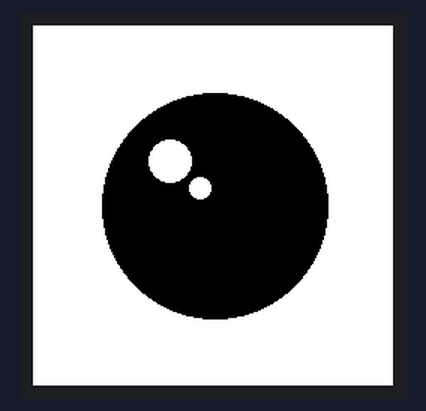
Bench run of a program on a simulated ESP32. On the bench: 240×240 colour display. What the program prints to the serial monitor is not drawn.

Above: at 1.37 s.
At 2.9 s:
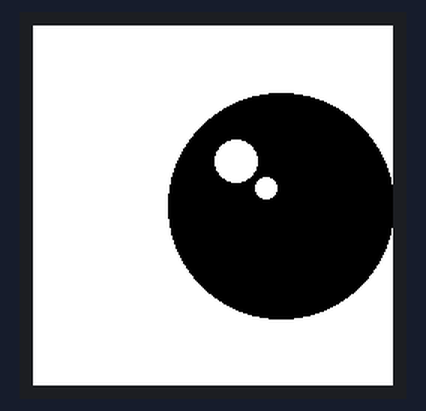
At 5.4 s:
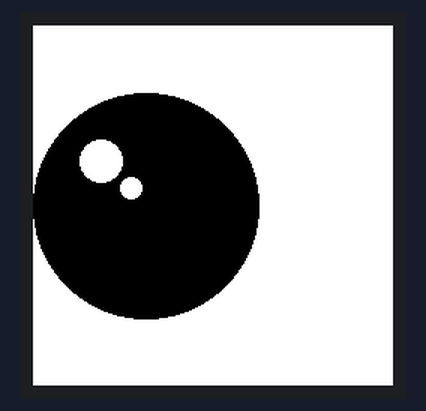
At 7.8 s:
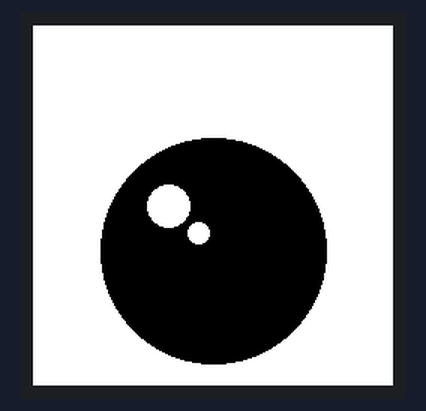
At 10.1 s:
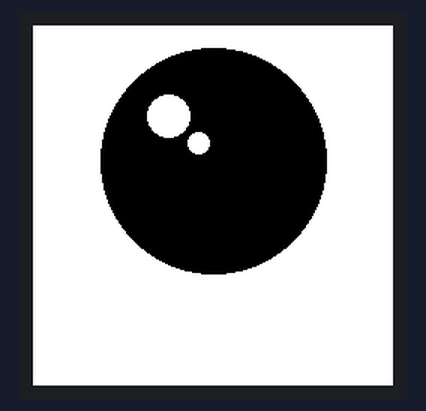
At 14.1 s:
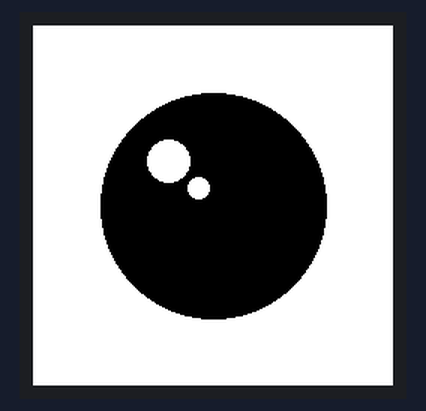

The program:

main.cpp
```cpp
#include <Arduino.h>
#include <TFT_eSPI.h>

#define TFT_CS_LEFT  5
#define TFT_CS_RIGHT 15

TFT_eSPI tft = TFT_eSPI();
TFT_eSprite eye = TFT_eSprite(&tft);

const int CENTER = 120;
const int IRIS_RADIUS = 75;
const int BIG_HL_RADIUS = 14;
const int SMALL_HL_RADIUS = 7;
const int HL_OFFSET = (int)(IRIS_RADIUS * 0.4);
const int MAX_OFFSET_X = 45;
const int MAX_OFFSET_Y = 30;

int iris_x = 0;
int iris_y = 0;

// Helper: activate one eye for drawing
void selectEye(int csPin) {
  digitalWrite(TFT_CS_LEFT,  csPin == TFT_CS_LEFT  ? LOW : HIGH);
  digitalWrite(TFT_CS_RIGHT, csPin == TFT_CS_RIGHT ? LOW : HIGH);
}

// Activate BOTH eyes (they receive the same data simultaneously)
void selectBoth() {
  digitalWrite(TFT_CS_LEFT,  LOW);
  digitalWrite(TFT_CS_RIGHT, LOW);
}

void deselectAll() {
  digitalWrite(TFT_CS_LEFT,  HIGH);
  digitalWrite(TFT_CS_RIGHT, HIGH);
}

void drawEyeIntoSprite(int offsetX, int offsetY) {
  int cx = CENTER + offsetX;
  int cy = CENTER + offsetY;
  eye.fillSprite(TFT_WHITE);
  eye.fillCircle(cx, cy, IRIS_RADIUS, TFT_BLACK);
  eye.fillCircle(cx - HL_OFFSET, cy - HL_OFFSET, BIG_HL_RADIUS, TFT_WHITE);
  eye.fillCircle(cx - HL_OFFSET + 20, cy - HL_OFFSET + 18, SMALL_HL_RADIUS, TFT_WHITE);
}

void pushToBothEyes() {
  selectBoth();        // both screens listen
  eye.pushSprite(0, 0);
  deselectAll();
}

void lookAtBoth(int targetX, int targetY) {
  int startX = iris_x;
  int startY = iris_y;
  int steps = 8;

  for (int i = 1; i <= steps; i++) {
    float progress = (float)i / steps;
    float eased = progress * progress * (3 - 2 * progress);
    int newX = startX + (int)((targetX - startX) * eased);
    int newY = startY + (int)((targetY - startY) * eased);

    drawEyeIntoSprite(newX, newY);
    pushToBothEyes();

    iris_x = newX;
    iris_y = newY;
    delay(50);
  }
}

void blinkBoth() {
  eye.fillSprite(TFT_BLACK);
  pushToBothEyes();
  delay(80);
  drawEyeIntoSprite(iris_x, iris_y);
  pushToBothEyes();
}

void setup() {
  Serial.begin(115200);
  delay(500);
  Serial.println("Two-eye Totoro starting...");

  // Manually configure both CS pins as outputs, default HIGH (deselected)
  pinMode(TFT_CS_LEFT,  OUTPUT);
  pinMode(TFT_CS_RIGHT, OUTPUT);
  deselectAll();

  // Initialize each display — needs CS active for that display during init
  selectEye(TFT_CS_LEFT);
  tft.init();
  tft.setRotation(0);
  tft.fillScreen(TFT_WHITE);

  selectEye(TFT_CS_RIGHT);
  tft.init();
  tft.setRotation(0);
  tft.fillScreen(TFT_WHITE);

  deselectAll();

  eye.setColorDepth(8);
  eye.createSprite(240, 240);

  if (eye.created()) {
    Serial.printf("Sprite OK, free heap=%u, largest=%u\n",
                  ESP.getFreeHeap(), ESP.getMaxAllocHeap());
  } else {
    Serial.println("ERROR: Sprite creation failed");
  }

  drawEyeIntoSprite(0, 0);
  pushToBothEyes();
  Serial.println("Both eyes ready");
}

void loop() {
  lookAtBoth(MAX_OFFSET_X, 0);
  delay(700);
  lookAtBoth(-MAX_OFFSET_X, 0);
  delay(700);
  lookAtBoth(0, MAX_OFFSET_Y);
  delay(500);
  lookAtBoth(0, -MAX_OFFSET_Y);
  delay(500);
  lookAtBoth(0, 0);
  delay(1200);
  blinkBoth();
  delay(1500);
}
```

Measured:
- by itself, everything shown: repeats every 14.4 s, in 42 steps
- what the display in image 1 shows lasts 0.9 s, from 2.8 s to 3.7 s
- what the display in image 3 shows lasts 0.7 s, from 7.8 s to 8.5 s
- what the display in image 5 shows lasts 1.7 s, from 14.0 s to 15.7 s
